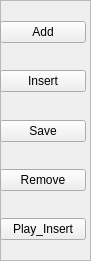
  <widget class="QFrame" name="frame_3">
   <property name="geometry">
    <rect>
     <x>1160</x>
     <y>130</y>
     <width>91</width>
     <height>261</height>
    </rect>
   </property>
   <property name="frameShape">
    <enum>QFrame::StyledPanel</enum>
   </property>
   <property name="frameShadow">
    <enum>QFrame::Raised</enum>
   </property>
   <widget class="QWidget" name="layoutWidget">
    <property name="geometry">
     <rect>
      <x>0</x>
      <y>0</y>
      <width>86</width>
      <height>261</height>
     </rect>
    </property>
    <layout class="QVBoxLayout" name="verticalLayout_5">
     <item>
      <spacer name="verticalSpacer_26">
       <property name="orientation">
        <enum>Qt::Vertical</enum>
       </property>
       <property name="sizeHint" stdset="0">
        <size>
         <width>20</width>
         <height>40</height>
        </size>
       </property>
      </spacer>
     </item>
     <item>
      <widget class="QPushButton" name="Add">
       <property name="text">
        <string>Add</string>
       </property>
      </widget>
     </item>
     <item>
      <spacer name="verticalSpacer_27">
       <property name="orientation">
        <enum>Qt::Vertical</enum>
       </property>
       <property name="sizeHint" stdset="0">
        <size>
         <width>20</width>
         <height>40</height>
        </size>
       </property>
      </spacer>
     </item>
     <item>
      <widget class="QPushButton" name="Insert">
       <property name="text">
        <string>Insert</string>
       </property>
      </widget>
     </item>
     <item>
      <spacer name="verticalSpacer_28">
       <property name="orientation">
        <enum>Qt::Vertical</enum>
       </property>
       <property name="sizeHint" stdset="0">
        <size>
         <width>20</width>
         <height>40</height>
        </size>
       </property>
      </spacer>
     </item>
     <item>
      <widget class="QPushButton" name="Save">
       <property name="text">
        <string>Save</string>
       </property>
      </widget>
     </item>
     <item>
      <spacer name="verticalSpacer_29">
       <property name="orientation">
        <enum>Qt::Vertical</enum>
       </property>
       <property name="sizeHint" stdset="0">
        <size>
         <width>20</width>
         <height>40</height>
        </size>
       </property>
      </spacer>
     </item>
     <item>
      <widget class="QPushButton" name="Remove">
       <property name="text">
        <string>Remove</string>
       </property>
      </widget>
     </item>
     <item>
      <spacer name="verticalSpacer_30">
       <property name="orientation">
        <enum>Qt::Vertical</enum>
       </property>
       <property name="sizeHint" stdset="0">
        <size>
         <width>20</width>
         <height>40</height>
        </size>
       </property>
      </spacer>
     </item>
     <item>
      <widget class="QPushButton" name="Play_Insert">
       <property name="text">
        <string>Play_Insert</string>
       </property>
      </widget>
     </item>
     <item>
      <spacer name="verticalSpacer_31">
       <property name="orientation">
        <enum>Qt::Vertical</enum>
       </property>
       <property name="sizeHint" stdset="0">
        <size>
         <width>20</width>
         <height>40</height>
        </size>
       </property>
      </spacer>
     </item>
    </layout>
   </widget>
  </widget>
